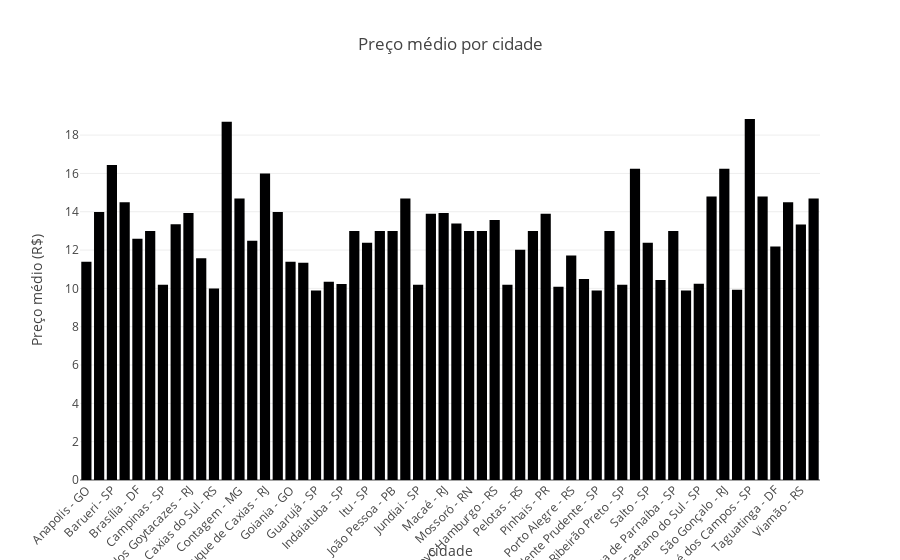

Notebook code for this chart:
### Code cell
# Gráfico de barras do preço médio por cidade
df_cidade = df.groupby('cidade')['preco'].mean().reset_index()

fig = px.bar(df_cidade, x='cidade', y='preco', title='Preço médio por cidade', labels={'preco': 'Preço médio (R$)'})
fig.update_layout(xaxis_tickangle=-45)
fig.show()

### Figure 1 — Plotly figure (JSON) as saved in the notebook; plotly's stock layout.template omitted (floating-point values rounded to 4 significant figures)
{"data": [{"alignmentgroup": "True", "hovertemplate": "cidade=%{x}<br>Preço médio (R$)=%{y}<extra></extra>", "legendgroup": "", "marker": {"color": "#000001", "pattern": {"shape": ""}}, "name": "", "offsetgroup": "", "orientation": "v", "showlegend": false, "textposition": "auto", "type": "bar", "x": ["Anapolis - GO", "Balneário Camboriú - SC", "Barueri - SP", "Belo Horizonte - MG", "Brasília - DF", "Campina Grande - PB", "Campinas - SP", "Campo Grande - MS", "Campos dos Goytacazes - RJ", "Canoas - RS", "Caxias do Sul - RS", "Caçapava - SP", "Contagem - MG", "Curitiba - PR", "Duque de Caxias - RJ", "Florianópolis - SC", "Goiania - GO", "Gravataí - RS", "Guarujá - SP", "Guarulhos - SP", "Indaiatuba - SP", "Itabuna - BA", "Itu - SP", "Jaboatão dos Guararapes - PE", "João Pessoa - PB", "Juiz de Fora - MG", "Jundiai - SP", "Londrina - PR", "Macaé - RJ", "Maceió - AL", "Mossoró - RN", "Natal - RN", "Novo Hamburgo - RS", "Osasco - SP", "Pelotas - RS", "Petrolina - PE", "Pinhais - PR", "Piracicaba - SP", "Porto Alegre - RS", "Praia Grande - SP", "Presidente Prudente - SP", "Recife - PE", "Ribeirão Preto - SP", "Rio de Janeiro - RJ", "Salto - SP", "Santa Maria - RS", "Santana de Parnaíba - SP", "São Bernardo do Campo - SP", "São Caetano do Sul - SP", "São Carlos - SP", "São Gonçalo - RJ", "São Jose Rio Preto - SP", "São José dos Campos - SP", "São Paulo - SP", "Taguatinga - DF", "Uberlandia - MG", "Viamão - RS", "Vila Velha - ES"], "xaxis": "x", "y": [11.39, 13.99, 16.44, 14.49, 12.59, 12.99, 10.19, 13.35, 13.94, 11.57, 9.99, 18.69, 14.69, 12.49, 15.99, 13.99, 11.39, 11.34, 9.89, 10.34, 10.23, 12.99, 12.38, 12.99, 12.99, 14.69, 10.19, 13.89, 13.94, 13.39, 12.99, 12.99, 13.57, 10.19, 12.02, 12.99, 13.89, 10.09, 11.72, 10.49, 9.89, 12.99, 10.19, 16.24, 12.38, 10.44, 12.99, 9.89, 10.24, 14.79, 16.24, 9.935, 18.84, 14.79, 12.19, 14.49, 13.34, 14.69], "yaxis": "y"}], "layout": {"barmode": "relative", "legend": {"tracegroupgap": 0}, "title": {"text": "Preço médio por cidade"}, "xaxis": {"anchor": "y", "domain": [0, 1], "tickangle": -45, "title": {"text": "cidade"}}, "yaxis": {"anchor": "x", "domain": [0, 1], "title": {"text": "Preço médio (R$)"}}}}
